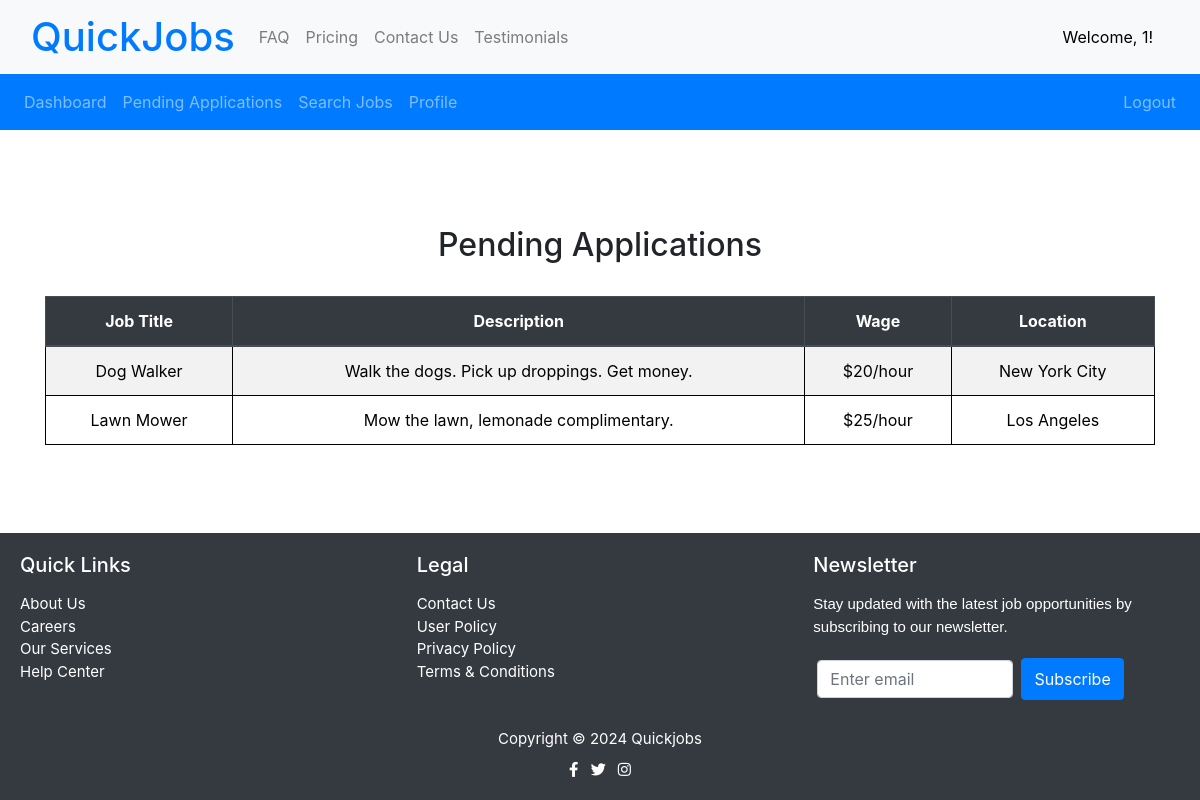
/pending_applications (signed in), run on an earlier commit of the app's database.
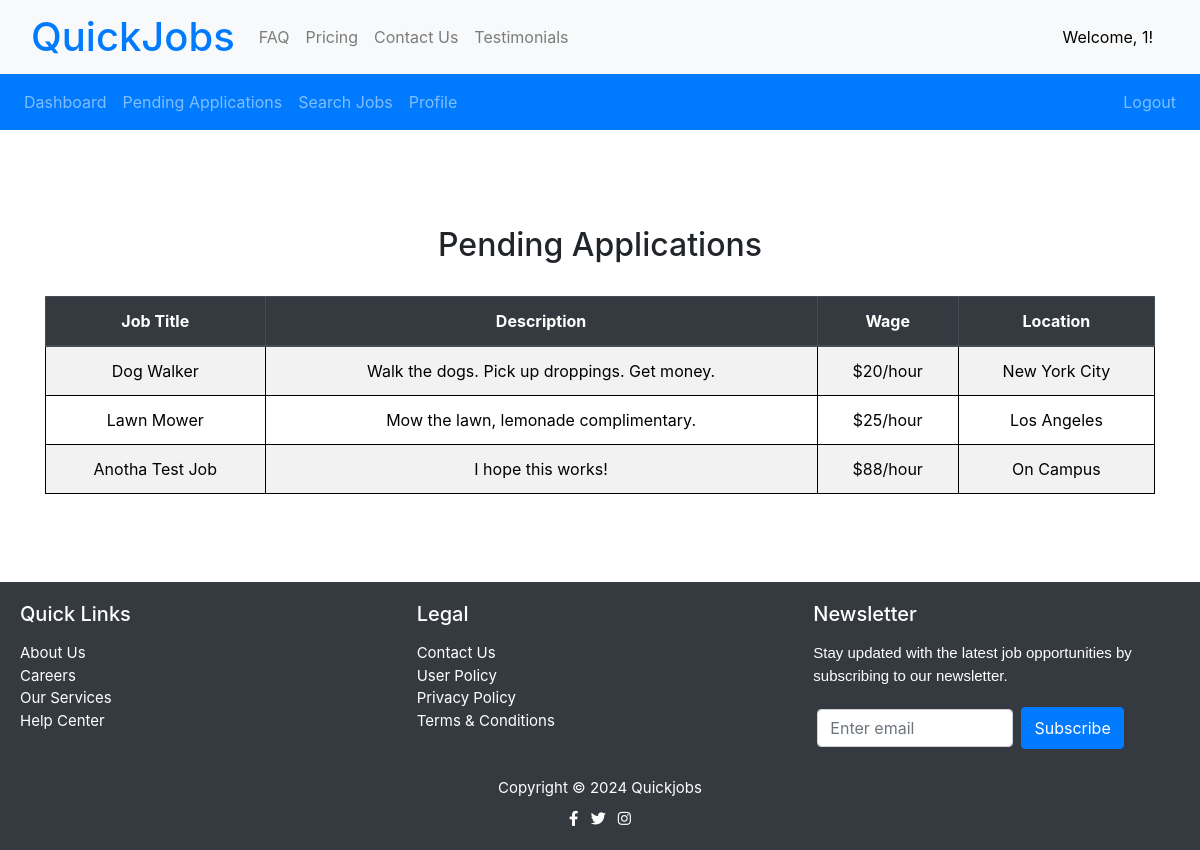
And on a later commit of the database.
### tables this page shows
CREATE TABLE job_listings (
                    id INTEGER PRIMARY KEY,
                    title TEXT,
                    description TEXT,
                    wage TEXT,
                    location TEXT
                , created_by TEXT);

### routes.py (the view)
@app_routes.route('/pending_applications')
def pending_applications():
    if 'username' in session:
        worker = session['username']
        conn = get_db_connection()
        cursor = conn.cursor()
        cursor.execute("SELECT * FROM job_applications WHERE worker_id = ?", (worker,))
        job_applications = cursor.fetchall()
        pending_jobs = []
        for app in job_applications:
            cursor.execute("SELECT * FROM job_listings WHERE id = ?", (app['job_id'],))
            job = cursor.fetchone()
            if job:
                pending_jobs.append(job)
        conn.close()
        return render_template('pending_applications.html', pending_jobs=pending_jobs)
    return redirect(url_for('app_routes.select_user_type'))

### routes.py (called while the page is built)
def get_db_connection():
    conn = sqlite3.connect('app.db')
    conn.row_factory = sqlite3.Row
    return conn

### templates/pending_applications.html (shortened to what this page needs)
{% extends 'base.html' %}
{% block content %}
    {% include "components/worker_navbar.html" %}
    <div class="container mt-5 pt-5">
        <h2>Pending Applications</h2>
        <br/>
        {% if pending_jobs %}
            <table class="table table-striped">
                <thead class="thead-dark">
                    <tr>
                        <th scope="col">Job Title</th>
                        <th scope="col">Description</th>
                        <th scope="col">Wage</th>
                        <th scope="col">Location</th>
                    </tr>
                </thead>
                <tbody>
                    {% for job in pending_jobs %}
                        <tr>
                            <td>{{ job['title'] }}</td>
                            <td>{{ job['description'] }}</td>
                            <td>{{ job['wage'] }}</td>
                            <td>{{ job['location'] }}</td>
                        </tr>
                    {% endfor %}
                </tbody>
            </table>
        {% else %}
            <p>No pending applications.</p>
            <br/> <br/> <br/> <br/> <br/> <br/>
        {% endif %}
    </div>
<br/> <br/> <br/>
{% endblock %}

What changed in the data, as far as the page shows it:
added job_listings: title "Anotha Test Job", description "I hope this works!", wage "$88/hour", location "On Campus"
